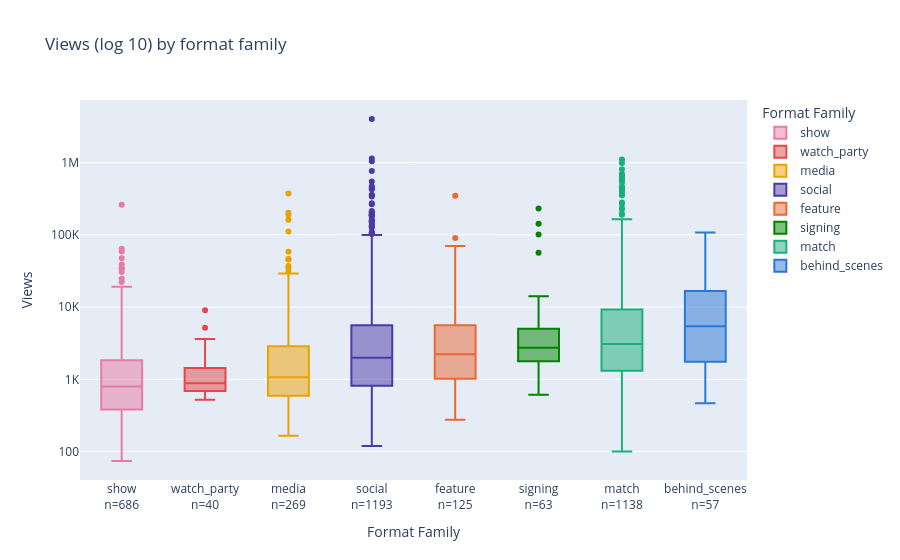

Notebook code cell kept with this figure:
### Code cell
order = df.groupby('format_family')['view_count'].median().sort_values().index.tolist()
n = df['format_family'].value_counts()

fig = px.box(
    df, x='format_family', y='log10_views',
    color='format_family',
    color_discrete_map=FAMILY_COLORS,
    category_orders={'format_family': order},
    title='Views (log 10) by format family',
    labels={'format_family': 'Format Family', 'log10_views': "Views"}
    )

fig.update_xaxes(
    tickvals=order,
    ticktext=[f'{f}<br>n={n[f]}' for f in order])

fig.update_yaxes(
    tickvals=[2, 3, 4, 5, 6],
    ticktext=['100', '1K', '10K', '100K', '1M'])

fig.show()

### Figure 1 — Plotly figure (JSON) as saved in the notebook; plotly's stock layout.template omitted (floating-point values rounded to 4 significant figures; data arrays with more than 128 entries replaced by an {"elided": "..."} marker saying what was removed)
{"data": [{"alignmentgroup": "True", "hovertemplate": "Format Family=%{x}<br>Views=%{y}<extra></extra>", "legendgroup": "show", "marker": {"color": "#e87ba4"}, "name": "show", "notched": false, "offsetgroup": "show", "orientation": "v", "showlegend": true, "type": "box", "x": {"elided": "686 str values"}, "x0": " ", "xaxis": "x", "y": {"elided": "686 float values"}, "y0": " ", "yaxis": "y"}, {"alignmentgroup": "True", "hovertemplate": "Format Family=%{x}<br>Views=%{y}<extra></extra>", "legendgroup": "watch_party", "marker": {"color": "#e34948"}, "name": "watch_party", "notched": false, "offsetgroup": "watch_party", "orientation": "v", "showlegend": true, "type": "box", "x": ["watch_party", "watch_party", "watch_party", "watch_party", "watch_party", "watch_party", "watch_party", "watch_party", "watch_party", "watch_party", "watch_party", "watch_party", "watch_party", "watch_party", "watch_party", "watch_party", "watch_party", "watch_party", "watch_party", "watch_party", "watch_party", "watch_party", "watch_party", "watch_party", "watch_party", "watch_party", "watch_party", "watch_party", "watch_party", "watch_party", "watch_party", "watch_party", "watch_party", "watch_party", "watch_party", "watch_party", "watch_party", "watch_party", "watch_party", "watch_party"], "x0": " ", "xaxis": "x", "y": [2.959, 2.947, 3.307, 3.276, 3.149, 2.839, 3.02, 3.003, 3.558, 3.401, 3.386, 3.249, 3.168, 2.839, 2.864, 2.903, 2.781, 2.732, 3.092, 2.716, 2.8, 2.913, 2.991, 2.935, 3.073, 2.77, 2.78, 2.84, 2.833, 2.941, 2.854, 2.883, 2.998, 2.967, 2.883, 2.887, 2.79, 3.37, 3.958, 3.714], "y0": " ", "yaxis": "y"}, {"alignmentgroup": "True", "hovertemplate": "Format Family=%{x}<br>Views=%{y}<extra></extra>", "legendgroup": "media", "marker": {"color": "#eda100"}, "name": "media", "notched": false, "offsetgroup": "media", "orientation": "v", "showlegend": true, "type": "box", "x": {"elided": "269 str values"}, "x0": " ", "xaxis": "x", "y": {"elided": "269 float values"}, "y0": " ", "yaxis": "y"}, {"alignmentgroup": "True", "hovertemplate": "Format Family=%{x}<br>Views=%{y}<extra></extra>", "legendgroup": "social", "marker": {"color": "#4a3aa7"}, "name": "social", "notched": false, "offsetgroup": "social", "orientation": "v", "showlegend": true, "type": "box", "x": {"elided": "1193 str values"}, "x0": " ", "xaxis": "x", "y": {"elided": "1193 float values"}, "y0": " ", "yaxis": "y"}, {"alignmentgroup": "True", "hovertemplate": "Format Family=%{x}<br>Views=%{y}<extra></extra>", "legendgroup": "feature", "marker": {"color": "#eb6834"}, "name": "feature", "notched": false, "offsetgroup": "feature", "orientation": "v", "showlegend": true, "type": "box", "x": ["feature", "feature", "feature", "feature", "feature", "feature", "feature", "feature", "feature", "feature", "feature", "feature", "feature", "feature", "feature", "feature", "feature", "feature", "feature", "feature", "feature", "feature", "feature", "feature", "feature", "feature", "feature", "feature", "feature", "feature", "feature", "feature", "feature", "feature", "feature", "feature", "feature", "feature", "feature", "feature", "feature", "feature", "feature", "feature", "feature", "feature", "feature", "feature", "feature", "feature", "feature", "feature", "feature", "feature", "feature", "feature", "feature", "feature", "feature", "feature", "feature", "feature", "feature", "feature", "feature", "feature", "feature", "feature", "feature", "feature", "feature", "feature", "feature", "feature", "feature", "feature", "feature", "feature", "feature", "feature", "feature", "feature", "feature", "feature", "feature", "feature", "feature", "feature", "feature", "feature", "feature", "feature", "feature", "feature", "feature", "feature", "feature", "feature", "feature", "feature", "feature", "feature", "feature", "feature", "feature", "feature", "feature", "feature", "feature", "feature", "feature", "feature", "feature", "feature", "feature", "feature", "feature", "feature", "feature", "feature", "feature", "feature", "feature", "feature", "feature"], "x0": " ", "xaxis": "x", "y": [3.024, 3.575, 3.872, 3.065, 3.605, 3.41, 3.323, 2.932, 3.257, 3.964, 4.2, 3.147, 4.049, 3.82, 3.309, 3.202, 2.643, 3.813, 2.583, 2.853, 2.74, 2.746, 2.599, 2.637, 3.183, 3.519, 2.991, 3.439, 2.829, 3.712, 3.743, 3.441, 3.532, 3.459, 3.242, 3.618, 3.286, 4.342, 3.32, 3.746, 4.108, 3.392, 3.301, 3.423, 3.188, 3.68, 3.42, 2.984, 3.814, 3.179, 2.571, 3.228, 2.726, 2.597, 2.719, 2.773, 2.787, 2.687, 3.032, 3.814, 2.96, 3.153, 2.646, 2.441, 3.563, 3.527, 3.521, 3.015, 3.871, 3.081, 3.856, 3.56, 3.62, 3.63, 3.023, 3.523, 3.301, 4.146, 3.252, 2.701, 2.722, 2.575, 2.739, 2.63, 2.61, 3.764, 3.949, 3.334, 3.192, 4.2, 4.156, 3.648, 4.699, 3.618, 3.253, 4.845, 4.105, 3.058, 4.2, 3.816, 4.171, 3.348, 3.731, 3.475, 3.367, 4.647, 2.978, 2.938, 3.035, 3.481, 2.63, 3.094, 3.063, 3.614, 2.821, 4.691, 3.763, 3.605, 3.348, 5.542, 3.791, 3.773, 4.049, 3.276, 4.955], "y0": " ", "yaxis": "y"}, {"alignmentgroup": "True", "hovertemplate": "Format Family=%{x}<br>Views=%{y}<extra></extra>", "legendgroup": "signing", "marker": {"color": "#008300"}, "name": "signing", "notched": false, "offsetgroup": "signing", "orientation": "v", "showlegend": true, "type": "box", "x": ["signing", "signing", "signing", "signing", "signing", "signing", "signing", "signing", "signing", "signing", "signing", "signing", "signing", "signing", "signing", "signing", "signing", "signing", "signing", "signing", "signing", "signing", "signing", "signing", "signing", "signing", "signing", "signing", "signing", "signing", "signing", "signing", "signing", "signing", "signing", "signing", "signing", "signing", "signing", "signing", "signing", "signing", "signing", "signing", "signing", "signing", "signing", "signing", "signing", "signing", "signing", "signing", "signing", "signing", "signing", "signing", "signing", "signing", "signing", "signing", "signing", "signing", "signing"], "x0": " ", "xaxis": "x", "y": [4.015, 2.969, 3.951, 4.152, 3.561, 3.785, 5.364, 2.786, 2.944, 3.063, 3.307, 3.024, 3.144, 3.084, 3.428, 3.49, 3.449, 3.202, 3.38, 3.316, 4.753, 3.369, 3.366, 3.373, 5.004, 3.207, 3.885, 3.565, 3.53, 3.528, 3.707, 5.152, 4.102, 3.481, 3.439, 3.411, 3.581, 3.251, 3.171, 3.954, 3.262, 3.241, 3.52, 3.505, 3.325, 3.319, 3.365, 3.201, 3.664, 3.187, 3.438, 3.196, 3.367, 3.682, 3.775, 3.351, 3.252, 3.809, 3.713, 3.489, 3.769, 3.477, 2.958], "y0": " ", "yaxis": "y"}, {"alignmentgroup": "True", "hovertemplate": "Format Family=%{x}<br>Views=%{y}<extra></extra>", "legendgroup": "match", "marker": {"color": "#1baf7a"}, "name": "match", "notched": false, "offsetgroup": "match", "orientation": "v", "showlegend": true, "type": "box", "x": {"elided": "1138 str values"}, "x0": " ", "xaxis": "x", "y": {"elided": "1138 float values"}, "y0": " ", "yaxis": "y"}, {"alignmentgroup": "True", "hovertemplate": "Format Family=%{x}<br>Views=%{y}<extra></extra>", "legendgroup": "behind_scenes", "marker": {"color": "#2a78d6"}, "name": "behind_scenes", "notched": false, "offsetgroup": "behind_scenes", "orientation": "v", "showlegend": true, "type": "box", "x": ["behind_scenes", "behind_scenes", "behind_scenes", "behind_scenes", "behind_scenes", "behind_scenes", "behind_scenes", "behind_scenes", "behind_scenes", "behind_scenes", "behind_scenes", "behind_scenes", "behind_scenes", "behind_scenes", "behind_scenes", "behind_scenes", "behind_scenes", "behind_scenes", "behind_scenes", "behind_scenes", "behind_scenes", "behind_scenes", "behind_scenes", "behind_scenes", "behind_scenes", "behind_scenes", "behind_scenes", "behind_scenes", "behind_scenes", "behind_scenes", "behind_scenes", "behind_scenes", "behind_scenes", "behind_scenes", "behind_scenes", "behind_scenes", "behind_scenes", "behind_scenes", "behind_scenes", "behind_scenes", "behind_scenes", "behind_scenes", "behind_scenes", "behind_scenes", "behind_scenes", "behind_scenes", "behind_scenes", "behind_scenes", "behind_scenes", "behind_scenes", "behind_scenes", "behind_scenes", "behind_scenes", "behind_scenes", "behind_scenes", "behind_scenes", "behind_scenes"], "x0": " ", "xaxis": "x", "y": [4.157, 3.707, 4.235, 4.163, 3.709, 4.637, 3.966, 4.597, 4.808, 4.004, 3.894, 4.778, 4.43, 4.264, 4.508, 4.363, 3.027, 3.456, 3.258, 2.819, 3.945, 3.191, 2.716, 4.332, 2.981, 4.072, 4.908, 3.869, 4.97, 3.849, 3.659, 3.736, 4.218, 3.072, 3.643, 2.863, 3.363, 3.548, 2.71, 3.382, 3.249, 2.669, 3.359, 3.848, 3.106, 3.337, 3.546, 3.085, 2.99, 2.688, 3.231, 3.5, 3.832, 4.205, 4.242, 5.034, 3.82], "y0": " ", "yaxis": "y"}], "layout": {"boxmode": "overlay", "legend": {"title": {"text": "Format Family"}, "tracegroupgap": 0}, "title": {"text": "Views (log 10) by format family"}, "xaxis": {"anchor": "y", "categoryarray": ["show", "watch_party", "media", "social", "feature", "signing", "match", "behind_scenes"], "categoryorder": "array", "domain": [0, 1], "ticktext": ["show<br>n=686", "watch_party<br>n=40", "media<br>n=269", "social<br>n=1193", "feature<br>n=125", "signing<br>n=63", "match<br>n=1138", "behind_scenes<br>n=57"], "tickvals": ["show", "watch_party", "media", "social", "feature", "signing", "match", "behind_scenes"], "title": {"text": "Format Family"}}, "yaxis": {"anchor": "x", "domain": [0, 1], "ticktext": ["100", "1K", "10K", "100K", "1M"], "tickvals": [2, 3, 4, 5, 6], "title": {"text": "Views"}}}}
